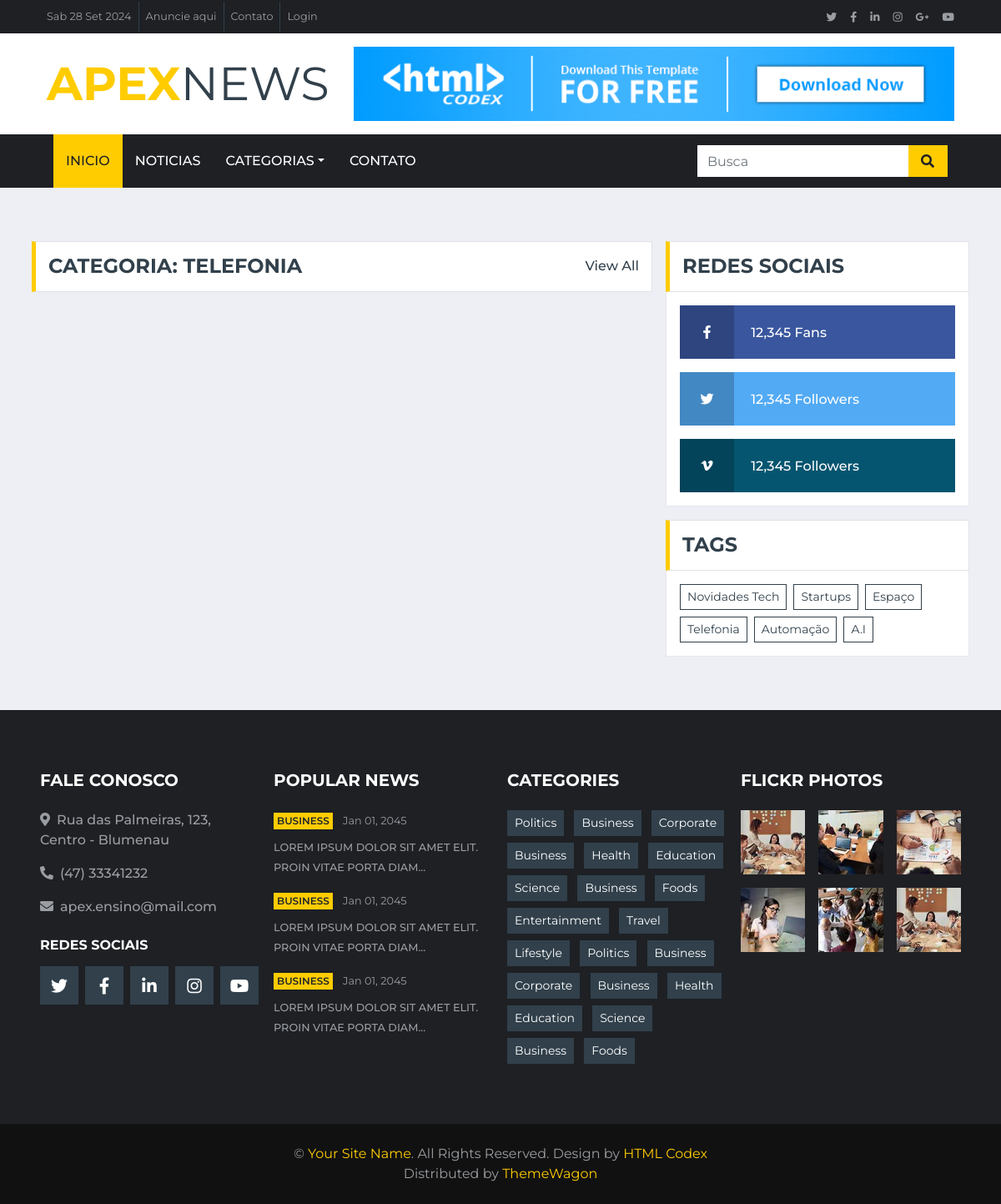
Page /categoria/4 on the committed database.
### news/models.py (models this page shows, shortened)
class Category(models.Model):
    name = models.CharField(max_length=255)
    bio = models.TextField()
    created_at = models.DateTimeField(auto_now_add=True)
    active = models.BooleanField(default=True)

### news/views.py (the view)
# urls.py: path('categoria/<int:id>', views.category, name='category'),
def category(request, id):
    context = create_base_context()
    if News.objects.filter(category_id=id).exists():
        context.update({
            "news_list": News.objects.filter(category_id=id),
        })
    context.update({
        "category": Category.objects.get(id=id)
    })
    return render(request, 'category/category.html', context)

### news/views.py (called while the page is built)
def create_base_context():
    return {
        "data" : datetime.now(),
        "endereco": {
            "rua": "Rua das Palmeiras, 123, Centro - Blumenau",
            "telefone": "(47) 33341232",
            "email": "apex.ensino@mail.com"
        },
        "latest_news" : News.objects.all().order_by('-id')[:3],
        "categoy_list": Category.objects.all()
    }

### templates/category/category.html (shortened to what this page needs)
{% extends 'base.html' %}
{% block content %}
    {% include 'partials/topbar.html'%}
    {% include 'partials/navbar.html'%}
    <div class="container-fluid mt-5 pt-3">
        <div class="container">
            <div class="row">
                <div class="col-lg-8">
                    <div class="row">
                        <div class="col-12">
                            <div class="section-title">
                                <h4 class="m-0 text-uppercase font-weight-bold">Categoria: {{ category.name }}</h4>
                                <a class="text-secondary font-weight-medium text-decoration-none" href="">View All</a>
                            </div>
                        </div>
                    </div>
                </div>
                <div class="col-lg-4">
                    {% include 'partials/socialfollow.html'%}
                    <div class="mb-3">
                        <div class="section-title mb-0">
                            <h4 class="m-0 text-uppercase font-weight-bold">Tags</h4>
                        </div>
                        <div class="bg-white border border-top-0 p-3">
                            <div class="d-flex flex-wrap m-n1">
                                {% for category in categoy_list %}
                                    <a href="" class="btn btn-sm btn-outline-secondary m-1">{{ category.name }}</a>
                                {% endfor %}
                            </div>
                        </div>
                    </div>
                </div>
            </div>
        </div>
    </div>
{% endblock %}

### rows in the picture
Category: name "TELEFONIA", name "Telefonia"
Category: name "Novidades Tech"
Category: name "Startups"
Category: name "Espaço"
Category: name "Automação"
Category: name "A.I"

### other values in the picture
{{ endereco.rua }} "Rua das Palmeiras, 123, Centro - Blumenau"
{{ endereco.telefone }} "(47) 33341232"
{{ endereco.email }} "apex.ensino@mail.com"
